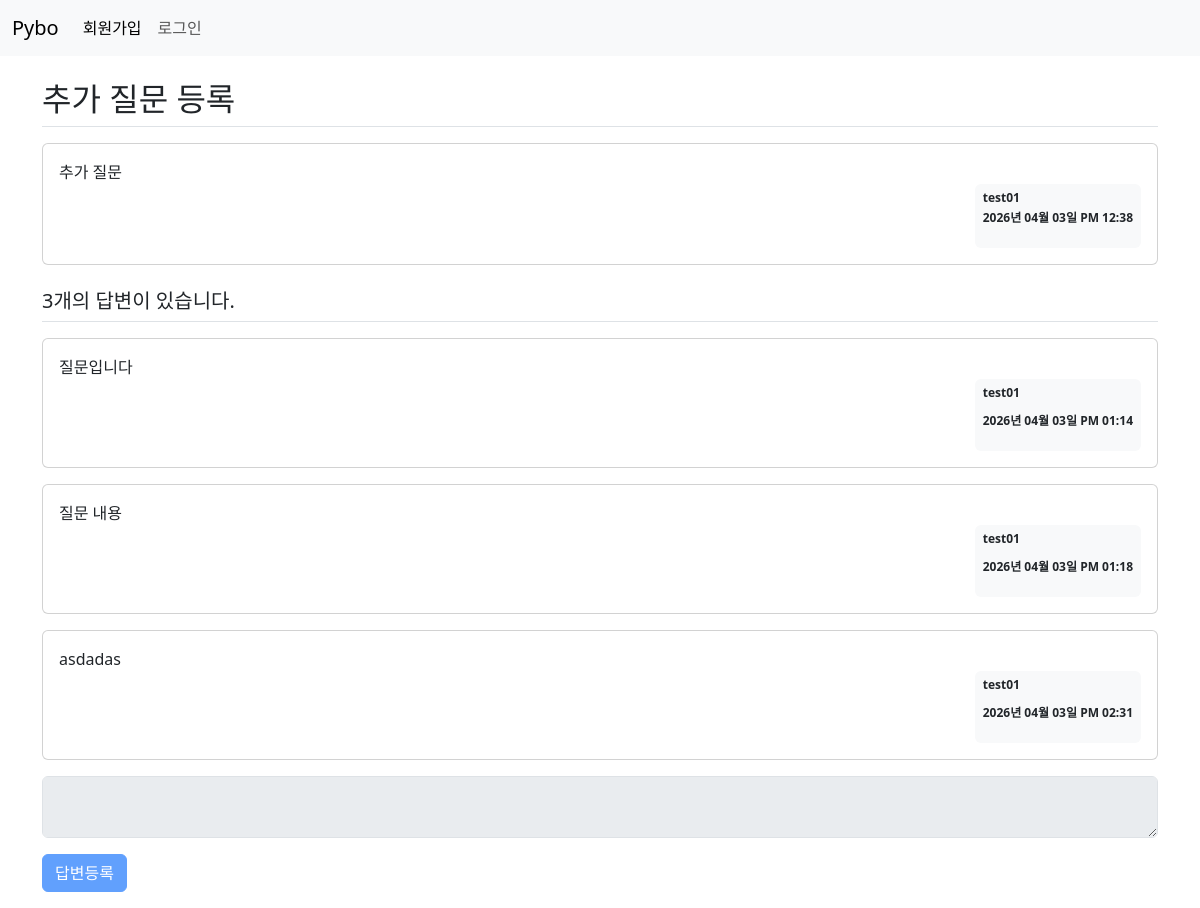
/question/detail/3/, run on the app's committed database.
### pybo/models.py (models this page shows)
class Question(db.Model):
    id = db.Column(db.Integer, primary_key=True)
    subject = db.Column(db.String(200), nullable = False)  # string 200자 제한
    content = db.Column(db.Text(), nullable = False)
    create_date =  db.Column(db.DateTime(), nullable = False)
    user_id = db.Column(db.Integer, db.ForeignKey('user.id', ondelete = 'CASCADE', onupdate = 'CASCADE'), nullable = False) #, server_default = '1')
    user = db.relationship('User', backref = db.backref('question_set'))  # User table 연결 - user가 올린 게시물 바로 확인

class User(db.Model):
    id = db.Column(db.Integer, primary_key=True)
    username = db.Column(db.String(150), unique = True, nullable = False)
    password = db.Column(db.String(200), nullable = False)
    email = db.Column(db.String(120), unique = True, nullable = False)

class Answer(db.Model):
    id = db.Column(db.Integer, primary_key=True)
    question_id = db.Column(db.Integer, db.ForeignKey('question.id', ondelete = 'CASCADE', onupdate = 'CASCADE'))  # Question의 id를 가져옴
    question = db.relationship('Question', backref = db.backref('answer_set'))  # Question table과 연결
    content = db.Column(db.Text(), nullable = False)
    create_date = db.Column(db.DateTime(), nullable = False)
    user_id = db.Column(db.Integer, db.ForeignKey('user.id', ondelete = 'CASCADE', onupdate = 'CASCADE'), nullable = False)
    user = db.relationship('User', backref = db.backref('answer_set'))

### pybo/views/question_views.py (the view)
@bp.route('/detail/<int:question_id>/')
def detail(question_id):
    form = AnswerForm()
    question = Question.query.get(question_id)
    return render_template('question/question_detail.html', question = question, form = form)

### pybo/forms.py
class AnswerForm(FlaskForm):
    content = TextAreaField('내용', validators=[DataRequired('답변 내용은 필수 입력 항목입니다.')])

### pybo/filter.py (called while the page is built)
def format_datetime(value, fmt="%Y년 %m월 %d일 %p %I:%M"):
    return value.strftime(fmt)

### pybo/views/auth_views.py (called while the page is built)
@bp.before_app_request
def load_logged_in_user():
    user_id = session.get('user_id')            # 세션에 들어간 유저 정보 확인 - flask g 모듈
    if user_id is None:
        g.user = None
    else:
        g.user = User.query.get(user_id)

### pybo/templates/question/question_detail.html (shortened to what this page needs)
{% extends 'base.html' %}
{% block content %}
    <div class="container my-3">
        <h2 class="border-bottom py-2">{{ question.subject }}</h2>
        <div class="card my-3">
            <div class="card-body">
                <div class="card-text" style="white-space: pre-line;">{{ question.content }}</div>
                <div class="d-flex justify-content-end">
                    <div class="badge bg-light text-dark p-2 text-start">
                        <p class = 'mb-2'>{{ question.user.username }}</p>
                        <p>{{ question.create_date | datetime }}</p>
                    </div>
                </div>
            </div>
        </div>
        <h5 class="border-bottom my-3 py-2">{{ question.answer_set|length }}개의 답변이 있습니다.</h5>
        {% for answer in question.answer_set %}
        <div class="card my-3">
            <div class="card-body">
                <div class="card-text" style="white-space: pre-line;">{{ answer.content }}</div>
                <div class="d-flex justify-content-end">
                    <div class="badge bg-light text-dark p-2 text-start">
                        <p>{{ answer.user.username }}</p>
                        <p>{{ answer.create_date | datetime }}</p>
                    </div>
                </div>
            </div>
        </div>
        {% endfor %}
        <form action="{{ url_for('answer.create', question_id=question.id) }}" method="post" class="my-3" novalidate>
            <div class="mb-3">
                {{ form.content(class='form-control', disabled=(not g.user)) }}
            </div>
            <input type="submit" value="답변등록" class="btn btn-primary" {% if not g.user %}disabled{% endif %}>
        </form>
    </div>
{% endblock %}

### pybo/templates/base.html (shortened to what this page needs)
<!DOCTYPE html>
<html lang="en">
<head>
    <link rel="stylesheet" href="https://cdn.jsdelivr.net/npm/bootstrap@5.3.8/dist/css/bootstrap.min.css">
    <link rel="stylesheet" href="{{ url_for('static', filename = 'style.css') }}">
</head>
<body>
    {% include 'navbar.html' %}
    {% block content %}
    {% endblock %}
</body>
</html>

### pybo/templates/navbar.html (shortened to what this page needs)
<nav class="navbar navbar-expand-md bg-body-tertiary">
  <div class="container-fluid">
    <a class="navbar-brand" href="{{ url_for('main.index') }}">Pybo</a>
    <div class="collapse navbar-collapse" id="navbarNav">
      {% if g.user %}
      <ul class="navbar-nav">
        <li class="nav-item">
          <a class="nav-link active" href="{{ url_for('auth.logout') }}">{{ g.user.username }} 로그아웃</a>
        </li>
      </ul>
      {% else %}
      <ul class="navbar-nav">
        <li class="nav-item">
          <a class="nav-link active" aria-current="page" href="{{ url_for('auth.signup') }}">회원가입</a>
        </li>
        <li class="nav-item">
          <a class="nav-link" href="{{ url_for('auth.login') }}">로그인</a>
        </li>
      </ul>
      {% endif %}
    </div>
  </div>
</nav>

### data on the page
Question: subject "추가 질문 등록", content "추가 질문", create_date "2026년 04월 03일 PM 12:38"
User: user.username "test01"
Answer: content "질문입니다", user.username "test01", create_date "2026년 04월 03일 PM 01:14"
Answer: content "질문 내용", user.username "test01", create_date "2026년 04월 03일 PM 01:18"
Answer: content "asdadas", user.username "test01", create_date "2026년 04월 03일 PM 02:31"

### other printed values
{{ question.answer_set|length }} "3"
